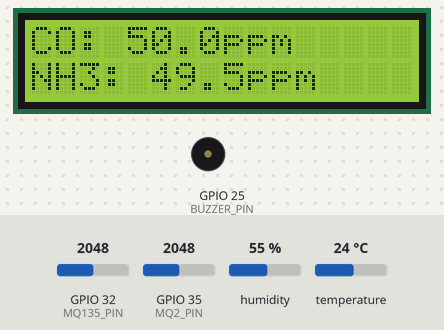
Simulated run of this sketch. Board: ESP32. Parts: 16×2 character LCD, buzzer (waves = sounding, pin HIGH). The test bench sets the inputs (shaded band); at power-on: GPIO 32 (MQ135_PIN) = 2048, humidity 55 %, GPIO 35 (MQ2_PIN) = 2048, temperature 24 °C. What the sketch prints to the serial monitor is not drawn.

Above: at 2.2 s.
2.3 s: GPIO 32 (MQ135_PIN) set to 1469
At 11.1 s:
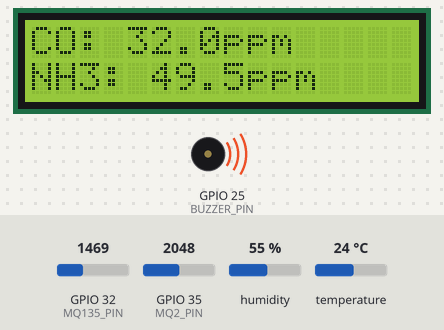
11.4 s: GPIO 32 (MQ135_PIN) set to 1353
At 20.7 s:
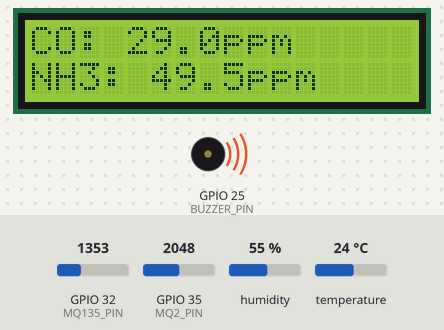
23.9 s: GPIO 32 (MQ135_PIN) set to 603
At 35.0 s:
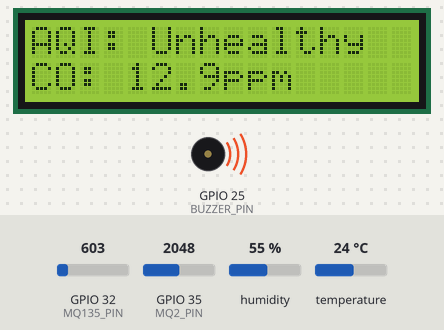
36.0 s: GPIO 32 (MQ135_PIN) set to 551
At 44.0 s:
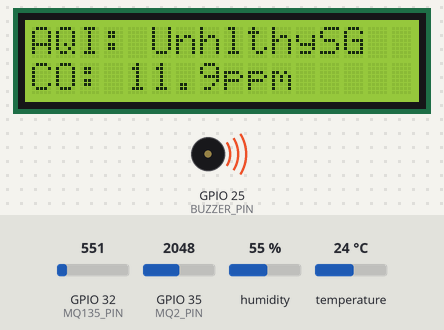
45.1 s: GPIO 32 (MQ135_PIN) set to 122
At 54.0 s:
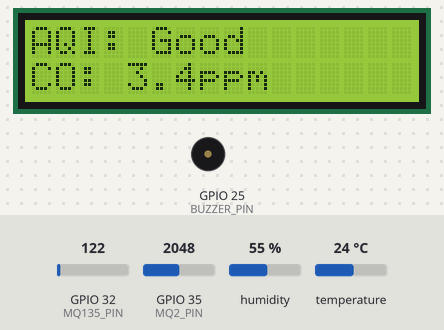
54.3 s: humidity set to 22 %
At 59.4 s:
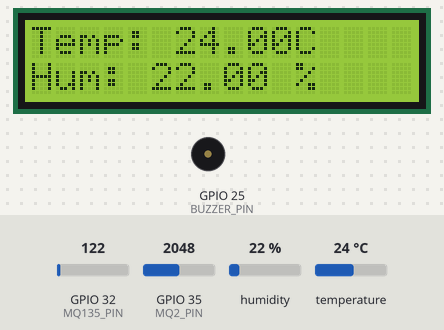
Timing chart, 0 to 60.9 s (numbered marks = the images above; inputs shaded):
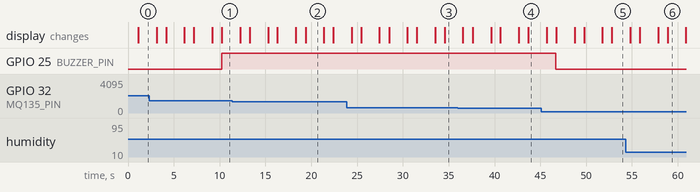

The sketch:

Esp_32.ino
```cpp
#include <Wire.h>
#include <LiquidCrystal_I2C.h>
#include <DHT.h>
#include <math.h>

// LCD
LiquidCrystal_I2C lcd(0x27, 16, 2);

// I2C Pins for ESP32
#define I2C_SDA 21
#define I2C_SCL 22

// MQ Sensor Pins
#define MQ2_PIN     35
#define MQ135_PIN   32

// Load Resistance in kOhms
#define RL          10.0

// Calibrated R0 values in clean air (Example only; calibrate yours!)
#define MQ2_R0      9.83
#define MQ135_R0    10.0

// DHT11 Sensor
#define DHTPIN      33
#define DHTTYPE     DHT11
DHT dht(DHTPIN, DHTTYPE);

// Buzzer
#define BUZZER_PIN  25

// Log curve constants for CO and NH3
#define A_CO    -0.77
#define B_CO     1.699
#define A_NH3   -0.47
#define B_NH3    1.698

// --- Function to calculate PPM with correction ---
float calculatePPM(int adc, float R0, float a, float b, float correctionFactor) {
  float RS = ((4095.0 - adc) / adc) * RL;
  RS /= correctionFactor; // Apply temp correction
  float ratio = RS / R0;
  float ppm = pow(10, (a * log10(ratio) + b));
  return ppm;
}

// --- AQI category from CO ppm ---
String getAQICategory(float co_ppm) {
  if (co_ppm <= 4.4) return "Good";
  else if (co_ppm <= 9.4) return "Moderate";
  else if (co_ppm <= 12.4) return "UnhlthySG";
  else if (co_ppm <= 15.4) return "Unhealthy";
  else if (co_ppm <= 30.4) return "VeryBad";
  else return "Hazardous";
}

// --- Temperature correction factor (adjust for your environment) ---
float getCorrectionFactor(float temp, float hum) {
  float factor = 1.0;

  if (temp < 20) factor = 1.1;
  else if (temp > 30) factor = 0.9;

  return factor;
}

void setup() {
  Serial.begin(9600);
  Wire.begin(I2C_SDA, I2C_SCL);
  lcd.init();
  lcd.backlight();
  pinMode(BUZZER_PIN, OUTPUT);
  dht.begin();

  lcd.setCursor(0, 0);
  lcd.print("Air Quality Mon");
  delay(1000);
  lcd.clear();
}

void loop() {
  int mq2_adc = analogRead(MQ2_PIN);
  int mq135_adc = analogRead(MQ135_PIN);

  float temp = dht.readTemperature();
  float hum = dht.readHumidity();
  if (isnan(temp) || isnan(hum)) {
    temp = hum = 0;
  }

  float correction = getCorrectionFactor(temp, hum);

  // Calculate corrected PPM
  float co_ppm = calculatePPM(mq135_adc, MQ135_R0, A_CO, B_CO, correction);
  float nh3_ppm = calculatePPM(mq2_adc, MQ2_R0, A_NH3, B_NH3, correction);

  // Get AQI from CO
  String aqi = getAQICategory(co_ppm);

  // --- LCD: CO & NH3 ---
  lcd.clear();
  lcd.setCursor(0, 0);
  lcd.print("CO: ");
  lcd.print(co_ppm, 1);
  lcd.print("ppm");
  lcd.setCursor(0, 1);
  lcd.print("NH3: ");
  lcd.print(nh3_ppm, 1);
  lcd.print("ppm");
  delay(2000);

  // --- LCD: Temp & Hum ---
  lcd.clear();
  delay(1000);

  lcd.setCursor(0, 0);
  lcd.print("Temp: ");
  lcd.print(temp);
  lcd.print("C");
  lcd.setCursor(0, 1);
  lcd.print("Hum: ");
  lcd.print(hum);
  lcd.print(" %");
  delay(2000);
lcd.clear();
  delay(1000);
  // --- LCD: AQI display ---
  lcd.clear();
  lcd.setCursor(0, 0);
  lcd.print("AQI: ");
  lcd.print(aqi);
  lcd.setCursor(0, 1);
  lcd.print("CO: ");
  lcd.print(co_ppm, 1);
  lcd.print("ppm");
  delay(2000);
  lcd.clear();
  delay(1000);

  // --- Serial debug ---
  Serial.print("CO: "); Serial.print(co_ppm); Serial.print(" ppm");
  Serial.print(" | NH3: "); Serial.print(nh3_ppm); Serial.print(" ppm");
  Serial.print(" | Temp: "); Serial.print(temp); Serial.print(" C");
  Serial.print(" | Hum: "); Serial.print(hum); Serial.print(" %");
  Serial.print(" | AQI: "); Serial.println(aqi);

  // --- Buzzer alert ---
  if (aqi == "Unhealthy" || aqi == "VeryBad" || aqi == "Hazardous") {
    digitalWrite(BUZZER_PIN, HIGH);
  } else {
    digitalWrite(BUZZER_PIN, LOW);
  }
}
```

Measured:
- the behaviour switches between 576 and 575 on GPIO 32 (MQ135_PIN) (found by bisection; images 3 and 4)
- what the display in image 2 shows lasts 2.0 s, from 19.4 s to 21.4 s
